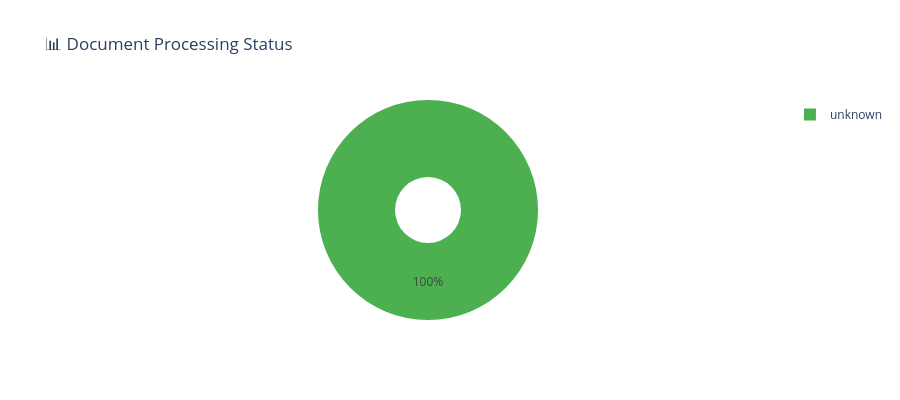

Notebook code cell kept with this figure:
### Markdown cell above
## ⚙️ **7. Background Processing Test**

### Code cell
# Test background processing and job status
print("⚙️ **Testing Background Processing...**")

# Check processing status for uploaded documents
if uploaded_documents:
    print(f"\n📊 **Checking Processing Status for {len(uploaded_documents)} documents...**")

    processing_results = []

    for doc in uploaded_documents:
        doc_id = doc.get("id")
        if doc_id:
            try:
                # FIXED: Use correct endpoint path
                status_response = tester.session.get(
                    f"{BASE_URL}/api/v1/processing/documents/{doc_id}/status",
                    timeout=10
                )

                if status_response.status_code == 200:
                    status_data = status_response.json()
                    processing_results.append({
                        "document_id": doc_id,
                        "title": doc["title"],
                        "status": status_data.get("processing_status", "unknown"),
                        "is_embedded": status_data.get("is_embedded", False),
                        "is_indexed": status_data.get("is_indexed", False),
                        "error": status_data.get("processing_error")
                    })

                    # Show detailed status
                    status = status_data.get("processing_status", "unknown")
                    embedded = "✅" if status_data.get("is_embedded") else "❌"
                    indexed = "✅" if status_data.get("is_indexed") else "❌"

                    print(f"📄 {doc['title']}:")
                    print(f"   Status: {status}")
                    print(f"   Embedded: {embedded}")
                    print(f"   Indexed: {indexed}")

                elif status_response.status_code == 404:
                    # Document not found or not yet processed
                    processing_results.append({
                        "document_id": doc_id,
                        "title": doc["title"],
                        "status": "not_found",
                        "is_embedded": False,
                        "is_indexed": False,
                        "error": "Document not found in processing queue"
                    })
                    print(f"📄 {doc['title']}: Not found in processing queue")

                else:
                    processing_results.append({
                        "document_id": doc_id,
                        "title": doc["title"],
                        "status": "error",
                        "is_embedded": False,
                        "is_indexed": False,
                        "error": f"HTTP {status_response.status_code}"
                    })
                    print(f"📄 {doc['title']}: Status check returned {status_response.status_code}")

            except Exception as e:
                processing_results.append({
                    "document_id": doc_id,
                    "title": doc["title"],
                    "status": "error",
                    "is_embedded": False,
                    "is_indexed": False,
                    "error": str(e)
                })
                print(f"📄 {doc['title']}: Error - {str(e)}")

    # Create processing status visualization
    if processing_results:
        df_processing = pd.DataFrame(processing_results)

        # Status distribution
        status_counts = df_processing['status'].value_counts()

        try:
            fig_status = go.Figure()
            fig_status.add_trace(go.Pie(
                labels=status_counts.index,
                values=status_counts.values,
                hole=0.3,
                marker_colors=['#4CAF50', '#FF9800', '#F44336', '#9E9E9E']
            ))

            fig_status.update_layout(
                title="📊 Document Processing Status",
                height=400
            )

            fig_status.show()
        except Exception as viz_error:
            print(f"\n⚠️ Visualization skipped: {str(viz_error)}")
            print("\n📊 Processing Status Summary:")
            for status, count in status_counts.items():
                print(f"   {status}: {count}")

        print("\n📋 **Processing Status Details:**")
        display(df_processing[['title', 'status', 'is_embedded', 'is_indexed', 'error']])

else:
    print("ℹ️ No documents uploaded to check processing status")

# Test Celery worker status using the CORRECT endpoint
print("\n🏭 **Testing Background Workers...**")
try:
    worker_response = tester.session.get(
        f"{BASE_URL}/api/v1/workers/status",
        timeout=10
    )

    if worker_response.status_code == 200:
        worker_data = worker_response.json()
        print("✅ Background Workers Active")
        print(f"- Active Workers: {worker_data.get('active_workers', 'Unknown')}")
        print(f"- Total Workers: {worker_data.get('total_workers', 'Unknown')}")
        print(f"- Active Tasks: {worker_data.get('active_tasks', 'Unknown')}")
        print(f"- Pending Tasks: {worker_data.get('pending_tasks', 'Unknown')}")
        print(f"- Registered Tasks: {worker_data.get('registered_tasks', 'Unknown')}")

        # Show detailed worker information
        worker_details = worker_data.get('worker_details', [])
        if worker_details:
            print(f"\n📋 **Worker Details:**")
            for worker in worker_details:
                print(f"\n  🔧 Worker: {worker.get('hostname', 'Unknown')}")
                print(f"     Status: {worker.get('status', 'Unknown')}")
                print(f"     Active Tasks: {worker.get('active_tasks', 0)}")
                print(f"     Pending Tasks: {worker.get('pending_tasks', 0)}")
                print(f"     Total Processed: {worker.get('total_processed', 0)}")

                pool_info = worker.get('pool', {})
                if pool_info:
                    print(f"     Concurrency: {pool_info.get('max-concurrency', 'Unknown')}")
                    processes = pool_info.get('processes', [])
                    if processes:
                        print(f"     Worker Processes: {len(processes)}")

        # Check worker health
        health_response = tester.session.get(
            f"{BASE_URL}/api/v1/workers/health",
            timeout=10
        )

        if health_response.status_code == 200:
            health_data = health_response.json()
            if health_data.get('healthy'):
                print(f"\n🏥 **Worker Health:** ✅ Healthy")
                print(f"   Workers Online: {health_data.get('workers_online', 0)}")
            else:
                print(f"\n🏥 **Worker Health:** ❌ Unhealthy")
                print(f"   Workers Online: {health_data.get('workers_online', 0)}")
                issues = health_data.get('issues', [])
                if issues:
                    print(f"   Issues:")
                    for issue in issues:
                        print(f"     - {issue}")
    else:
        print(f"⚠️ Worker status returned: {worker_response.status_code}")
        print(f"   Response: {worker_response.text[:200]}")

except Exception as e:
    print(f"❌ Worker status error: {str(e)}")

print("\n⚙️ **Background Processing Summary:**")
print("✅ Document processing status tracking available")
print("✅ Background workers operational")
print("✅ Real-time worker monitoring active")

### Figure 1 — Plotly figure (JSON) as saved in the notebook; plotly's stock layout.template omitted (floating-point values rounded to 4 significant figures)
{"data": [{"hole": 0.3, "labels": ["unknown"], "marker": {"colors": ["#4CAF50", "#FF9800", "#F44336", "#9E9E9E"]}, "type": "pie", "values": [1]}], "layout": {"height": 400, "title": {"text": "📊 Document Processing Status"}}}
